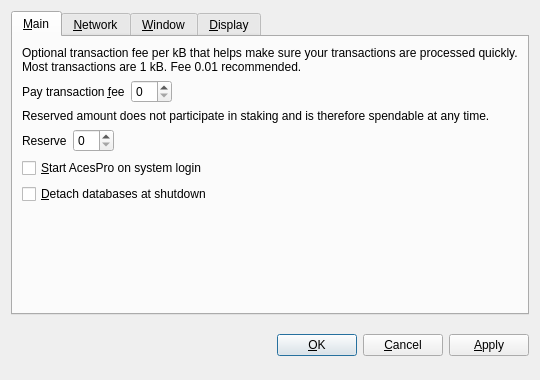
<?xml version="1.0" encoding="UTF-8"?>
<ui version="4.0">
 <class>OptionsDialog</class>
 <widget class="QDialog" name="OptionsDialog">
  <property name="geometry">
   <rect>
    <x>0</x>
    <y>0</y>
    <width>540</width>
    <height>380</height>
   </rect>
  </property>
  <property name="windowTitle">
   <string>Options</string>
  </property>
  <property name="modal">
   <bool>true</bool>
  </property>
  <layout class="QVBoxLayout" name="verticalLayout">
   <item>
    <widget class="QTabWidget" name="tabWidget">
     <property name="tabPosition">
      <enum>QTabWidget::North</enum>
     </property>
     <property name="currentIndex">
      <number>0</number>
     </property>
     <widget class="QWidget" name="tabMain">
      <attribute name="title">
       <string>&amp;Main</string>
      </attribute>
      <layout class="QVBoxLayout" name="verticalLayout_Main">
       <item>
        <widget class="QLabel" name="transactionFeeInfoLabel">
         <property name="text">
          <string>Optional transaction fee per kB that helps make sure your transactions are processed quickly. Most transactions are 1 kB. Fee 0.01 recommended.</string>
         </property>
         <property name="textFormat">
          <enum>Qt::PlainText</enum>
         </property>
         <property name="wordWrap">
          <bool>true</bool>
         </property>
        </widget>
       </item>
       <item>
        <layout class="QHBoxLayout" name="horizontalLayoutFee">
         <item>
          <widget class="QLabel" name="transactionFeeLabel">
           <property name="text">
            <string>Pay transaction &amp;fee</string>
           </property>
           <property name="textFormat">
            <enum>Qt::PlainText</enum>
           </property>
           <property name="buddy">
            <cstring>transactionFee</cstring>
           </property>
          </widget>
         </item>
         <item>
          <widget class="BitcoinAmountField" name="transactionFee"/>
         </item>
         <item>
          <spacer name="horizontalSpacerFee">
           <property name="orientation">
            <enum>Qt::Horizontal</enum>
           </property>
           <property name="sizeHint" stdset="0">
            <size>
             <width>40</width>
             <height>20</height>
            </size>
           </property>
          </spacer>
         </item>
        </layout>
       </item>
       <item>
        <widget class="QLabel" name="reserveBalanceInfoLabel">
         <property name="text">
          <string>Reserved amount does not participate in staking and is therefore spendable at any time.</string>
         </property>
         <property name="textFormat">
          <enum>Qt::PlainText</enum>
         </property>
         <property name="wordWrap">
          <bool>true</bool>
         </property>
        </widget>
       </item>
       <item>
        <layout class="QHBoxLayout" name="horizontalLayoutReserveBalance">
         <item>
          <widget class="QLabel" name="reserveBalanceLabel">
           <property name="text">
            <string>Reserve</string>
           </property>
           <property name="textFormat">
            <enum>Qt::PlainText</enum>
           </property>
           <property name="buddy">
            <cstring>reserveBalance</cstring>
           </property>
          </widget>
         </item>
         <item>
          <widget class="BitcoinAmountField" name="reserveBalance"/>
         </item>
         <item>
          <spacer name="horizontalSpacerReserveBalance">
           <property name="orientation">
            <enum>Qt::Horizontal</enum>
           </property>
           <property name="sizeHint" stdset="0">
            <size>
             <width>40</width>
             <height>20</height>
            </size>
           </property>
          </spacer>
         </item>
        </layout>
       </item>
       <item>
        <widget class="QCheckBox" name="bitcoinAtStartup">
         <property name="toolTip">
          <string>Automatically start AcesPro after logging in to the system.</string>
         </property>
         <property name="text">
          <string>&amp;Start AcesPro on system login</string>
         </property>
        </widget>
       </item>
       <item>
        <widget class="QCheckBox" name="detachDatabases">
         <property name="toolTip">
          <string>Detach block and address databases at shutdown. This means they can be moved to another data directory, but it slows down shutdown. The wallet is always detached.</string>
         </property>
         <property name="text">
          <string>&amp;Detach databases at shutdown</string>
         </property>
        </widget>
       </item>
       <item>
        <spacer name="verticalSpacer_Main">
         <property name="orientation">
          <enum>Qt::Vertical</enum>
         </property>
         <property name="sizeHint" stdset="0">
          <size>
           <width>20</width>
           <height>40</height>
          </size>
         </property>
        </spacer>
       </item>
      </layout>
     </widget>
     <widget class="QWidget" name="tabNetwork">
      <attribute name="title">
       <string>&amp;Network</string>
      </attribute>
      <layout class="QVBoxLayout" name="verticalLayout_Network">
       <item>
        <widget class="QCheckBox" name="mapPortUpnp">
         <property name="toolTip">
          <string>Automatically open the AcesPro client port on the router. This only works when your router supports UPnP and it is enabled.</string>
         </property>
         <property name="text">
          <string>Map port using &amp;UPnP</string>
         </property>
        </widget>
       </item>
       <item>
        <widget class="QCheckBox" name="connectSocks">
         <property name="toolTip">
          <string>Connect to the AcesPro network through a SOCKS proxy (e.g. when connecting through Tor).</string>
         </property>
         <property name="text">
          <string>&amp;Connect through SOCKS proxy:</string>
         </property>
        </widget>
       </item>
       <item>
        <layout class="QHBoxLayout" name="horizontalLayout_Network">
         <item>
          <widget class="QLabel" name="proxyIpLabel">
           <property name="text">
            <string>Proxy &amp;IP:</string>
           </property>
           <property name="textFormat">
            <enum>Qt::PlainText</enum>
           </property>
           <property name="buddy">
            <cstring>proxyIp</cstring>
           </property>
          </widget>
         </item>
         <item>
          <widget class="QValidatedLineEdit" name="proxyIp">
           <property name="maximumSize">
            <size>
             <width>140</width>
             <height>16777215</height>
            </size>
           </property>
           <property name="toolTip">
            <string>IP address of the proxy (e.g. 127.0.0.1)</string>
           </property>
          </widget>
         </item>
         <item>
          <widget class="QLabel" name="proxyPortLabel">
           <property name="text">
            <string>&amp;Port:</string>
           </property>
           <property name="textFormat">
            <enum>Qt::PlainText</enum>
           </property>
           <property name="buddy">
            <cstring>proxyPort</cstring>
           </property>
          </widget>
         </item>
         <item>
          <widget class="QLineEdit" name="proxyPort">
           <property name="maximumSize">
            <size>
             <width>55</width>
             <height>16777215</height>
            </size>
           </property>
           <property name="toolTip">
            <string>Port of the proxy (e.g. 9050)</string>
           </property>
          </widget>
         </item>
         <item>
          <widget class="QLabel" name="socksVersionLabel">
           <property name="text">
            <string>SOCKS &amp;Version:</string>
           </property>
           <property name="textFormat">
            <enum>Qt::PlainText</enum>
           </property>
           <property name="buddy">
            <cstring>socksVersion</cstring>
           </property>
          </widget>
         </item>
         <item>
          <widget class="QValueComboBox" name="socksVersion">
           <property name="toolTip">
            <string>SOCKS version of the proxy (e.g. 5)</string>
           </property>
          </widget>
         </item>
         <item>
          <spacer name="horizontalSpacer_Network">
           <property name="orientation">
            <enum>Qt::Horizontal</enum>
           </property>
           <property name="sizeHint" stdset="0">
            <size>
             <width>40</width>
             <height>20</height>
            </size>
           </property>
          </spacer>
         </item>
        </layout>
       </item>
       <item>
        <spacer name="verticalSpacer_Network">
         <property name="orientation">
          <enum>Qt::Vertical</enum>
         </property>
         <property name="sizeHint" stdset="0">
          <size>
           <width>20</width>
           <height>40</height>
          </size>
         </property>
        </spacer>
       </item>
      </layout>
     </widget>
     <widget class="QWidget" name="tabWindow">
      <attribute name="title">
       <string>&amp;Window</string>
      </attribute>
      <layout class="QVBoxLayout" name="verticalLayout_Window">
       <item>
        <widget class="QCheckBox" name="minimizeToTray">
         <property name="toolTip">
          <string>Show only a tray icon after minimizing the window.</string>
         </property>
         <property name="text">
          <string>&amp;Minimize to the tray instead of the taskbar</string>
         </property>
        </widget>
       </item>
       <item>
        <widget class="QCheckBox" name="minimizeOnClose">
         <property name="toolTip">
          <string>Minimize instead of exit the application when the window is closed. When this option is enabled, the application will be closed only after selecting Quit in the menu.</string>
         </property>
         <property name="text">
          <string>M&amp;inimize on close</string>
         </property>
        </widget>
       </item>
       <item>
        <spacer name="verticalSpacer_Window">
         <property name="orientation">
          <enum>Qt::Vertical</enum>
         </property>
         <property name="sizeHint" stdset="0">
          <size>
           <width>20</width>
           <height>40</height>
          </size>
         </property>
        </spacer>
       </item>
      </layout>
     </widget>
     <widget class="QWidget" name="tabDisplay">
      <attribute name="title">
       <string>&amp;Display</string>
      </attribute>
      <layout class="QVBoxLayout" name="verticalLayout_Display">
       <item>
        <layout class="QHBoxLayout" name="horizontalLayout_1_Display">
         <item>
          <widget class="QLabel" name="langLabel">
           <property name="text">
            <string>User Interface &amp;language:</string>
           </property>
           <property name="textFormat">
            <enum>Qt::PlainText</enum>
           </property>
           <property name="buddy">
            <cstring>lang</cstring>
           </property>
          </widget>
         </item>
         <item>
          <widget class="QValueComboBox" name="lang">
           <property name="toolTip">
            <string>The user interface language can be set here. This setting will take effect after restarting AcesPro.</string>
           </property>
          </widget>
         </item>
        </layout>
       </item>
       <item>
        <layout class="QHBoxLayout" name="horizontalLayout_2_Display">
         <item>
          <widget class="QLabel" name="unitLabel">
           <property name="text">
            <string>&amp;Unit to show amounts in:</string>
           </property>
           <property name="textFormat">
            <enum>Qt::PlainText</enum>
           </property>
           <property name="buddy">
            <cstring>unit</cstring>
           </property>
          </widget>
         </item>
         <item>
          <widget class="QValueComboBox" name="unit">
           <property name="toolTip">
            <string>Choose the default subdivision unit to show in the interface and when sending coins.</string>
           </property>
          </widget>
         </item>
        </layout>
       </item>
       <item>
        <widget class="QCheckBox" name="displayAddresses">
         <property name="toolTip">
          <string>Whether to show AcesPro addresses in the transaction list or not.</string>
         </property>
         <property name="text">
          <string>&amp;Display addresses in transaction list</string>
         </property>
        </widget>
       </item>
       <item>
        <widget class="QCheckBox" name="coinControlFeatures">
         <property name="toolTip">
          <string>Whether to show coin control features or not.</string>
         </property>
         <property name="text">
          <string>Display coin &amp;control features (experts only!)</string>
         </property>
        </widget>
       </item>
       <item>
        <spacer name="verticalSpacer_Display">
         <property name="orientation">
          <enum>Qt::Vertical</enum>
         </property>
         <property name="sizeHint" stdset="0">
          <size>
           <width>20</width>
           <height>40</height>
          </size>
         </property>
        </spacer>
       </item>
      </layout>
     </widget>
    </widget>
   </item>
   <item>
    <layout class="QHBoxLayout" name="horizontalLayout_Buttons">
     <item>
      <spacer name="horizontalSpacer_1">
       <property name="orientation">
        <enum>Qt::Horizontal</enum>
       </property>
       <property name="sizeHint" stdset="0">
        <size>
         <width>40</width>
         <height>48</height>
        </size>
       </property>
      </spacer>
     </item>
     <item>
      <widget class="QLabel" name="statusLabel">
       <property name="font">
        <font>
         <weight>75</weight>
         <bold>true</bold>
        </font>
       </property>
       <property name="text">
        <string/>
       </property>
       <property name="textFormat">
        <enum>Qt::PlainText</enum>
       </property>
       <property name="wordWrap">
        <bool>true</bool>
       </property>
      </widget>
     </item>
     <item>
      <spacer name="horizontalSpacer_2">
       <property name="orientation">
        <enum>Qt::Horizontal</enum>
       </property>
       <property name="sizeHint" stdset="0">
        <size>
         <width>40</width>
         <height>48</height>
        </size>
       </property>
      </spacer>
     </item>
     <item>
      <widget class="QPushButton" name="okButton">
       <property name="text">
        <string>&amp;OK</string>
       </property>
      </widget>
     </item>
     <item>
      <widget class="QPushButton" name="cancelButton">
       <property name="text">
        <string>&amp;Cancel</string>
       </property>
       <property name="autoDefault">
        <bool>false</bool>
       </property>
      </widget>
     </item>
     <item>
      <widget class="QPushButton" name="applyButton">
       <property name="text">
        <string>&amp;Apply</string>
       </property>
       <property name="autoDefault">
        <bool>false</bool>
       </property>
      </widget>
     </item>
    </layout>
   </item>
  </layout>
 </widget>
 <customwidgets>
  <customwidget>
   <class>BitcoinAmountField</class>
   <extends>QSpinBox</extends>
   <header>bitcoinamountfield.h</header>
  </customwidget>
  <customwidget>
   <class>QValueComboBox</class>
   <extends>QComboBox</extends>
   <header>qvaluecombobox.h</header>
  </customwidget>
  <customwidget>
   <class>QValidatedLineEdit</class>
   <extends>QLineEdit</extends>
   <header>qvalidatedlineedit.h</header>
  </customwidget>
 </customwidgets>
 <resources/>
 <connections/>
</ui>
